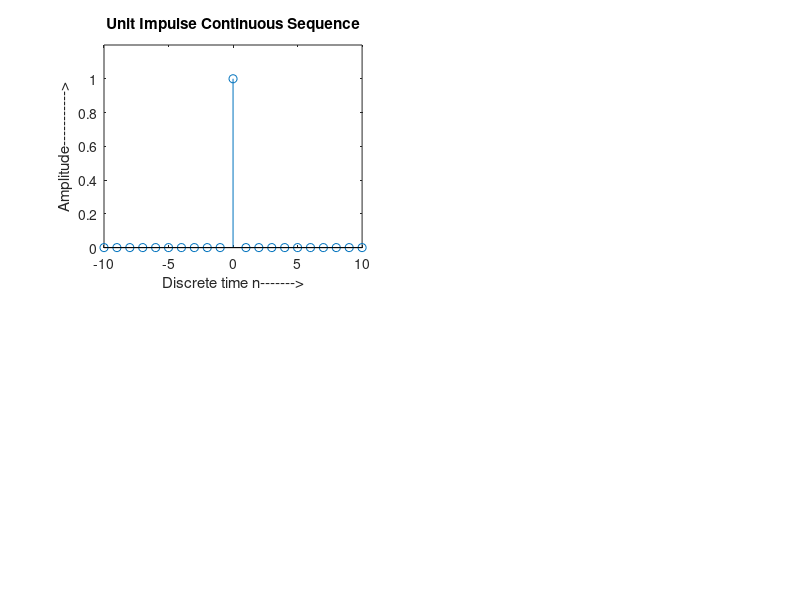
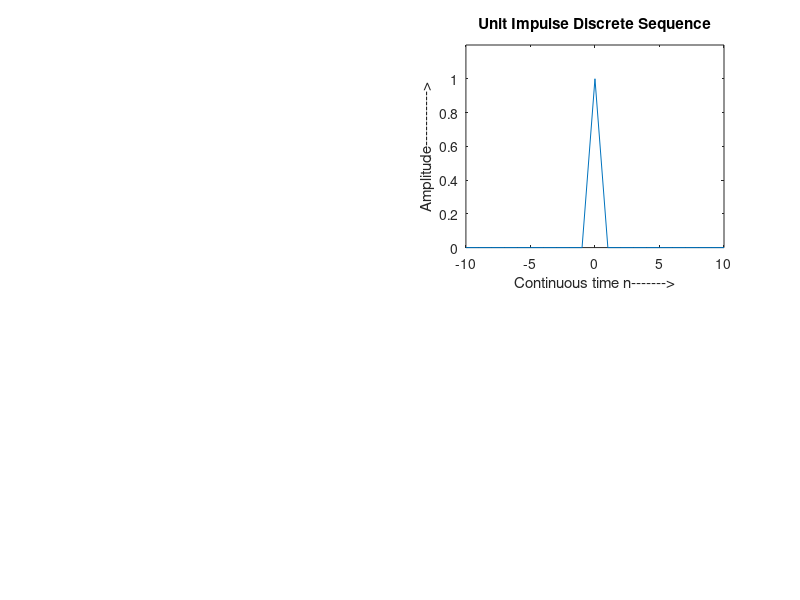

The MATLAB script that drew these images, in order:
clc; clear all; close all;
% unit impulse continuous sequence
n=-10:1:10;
impulse=[zeros(1,10),ones(1,1),zeros(1,10)];
figure;
subplot(2,2,1);
stem(n,impulse);
xlabel('Discrete time n------->');
ylabel('Amplitude----------->');
title('Unit Impulse Continuous Sequence');
axis([-10 10 0 1.2]);

% unit impulse discrete sequence
n1=-10:1:10;
impulse=[zeros(1,10),ones(1,1),zeros(1,10)];
figure;
subplot(2,2,2);
plot(n1,impulse);
xlabel('Continuous time n------->');
ylabel('Amplitude----------->');
title('Unit Impulse Discrete Sequence');
axis([-10 10 0 1.2]);
